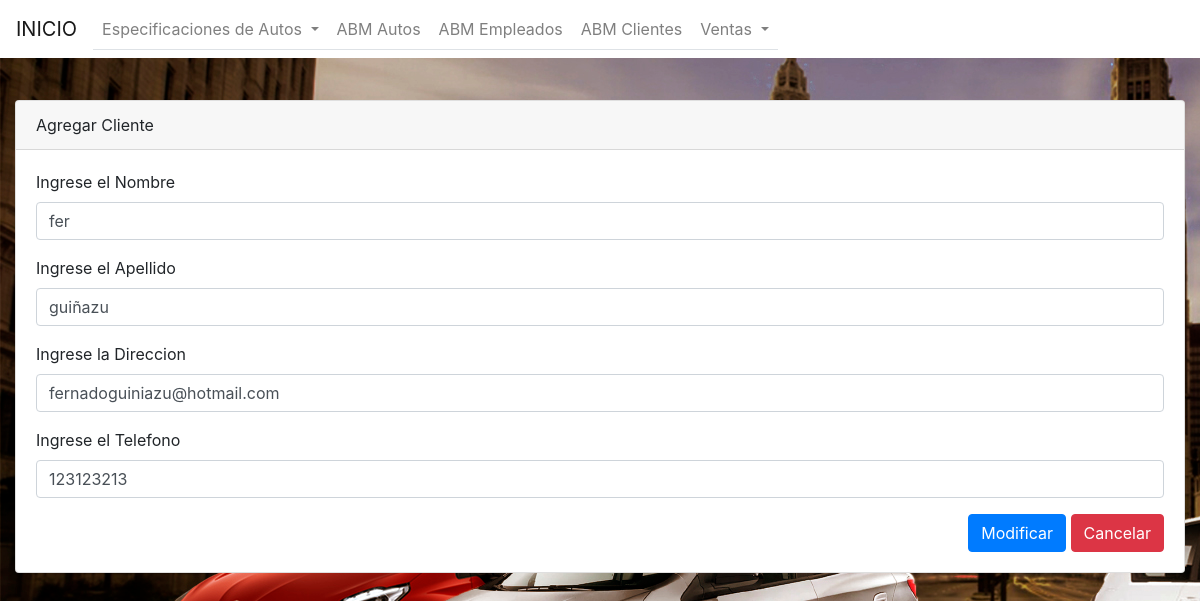
Screenshot of /cliente_alta_form_edit.php?id=7 with the database file from the repository.
### tables this page shows
CREATE TABLE `cliente` (
  `id` int(40) NOT NULL,
  `nombre` varchar(45) NOT NULL,
  `apellido` varchar(45) NOT NULL,
  `direccion` varchar(45) NOT NULL,
  `telefono` varchar(45) NOT NULL
);

### cliente_alta_form_edit.php (the view, shortened to what this page needs)
<!DOCTYPE html>
<html lang="en">
<head>
    <link rel="stylesheet" href="https://stackpath.bootstrapcdn.com/bootstrap/4.5.0/css/bootstrap.min.css">
    <nav class="navbar fixed-top navbar-expand-lg navbar-light bg-white">
        <a class="navbar-brand" href="index.php">INICIO</a>
        <div class="collapse navbar-collapse" id="navbarNav">
            <ul class="navbar-nav nav-tabs">
                <li class="nav-item dropdown">
                    <a class="nav-link dropdown-toggle" href="#" id="navbarDropdown" role="button" data-toggle="dropdown" aria-haspopup="true" aria-expanded="false">
                        Especificaciones de Autos
                    </a>
                </li>
                <li class="nav-item">
                    <a class="nav-link" href="autos_index.php">ABM Autos</a>
                </li>
                <li class="nav-item">
                    <a class="nav-link" href="empleado_index.php">ABM Empleados</a>
                </li>
                <li class="nav-item">
                    <a class="nav-link" href="cliente_index.php">ABM Clientes</a>
                </li>
                <li class="nav-item dropdown">
                    <a class="nav-link dropdown-toggle" href="#" id="navbarDropdown" role="button" data-toggle="dropdown" aria-haspopup="true" aria-expanded="false">
                        Ventas
                    </a>
                </li>
            </ul>
        </div>
    </nav>
</head>
<body style="background-image: url(background.jpg);">
    <div class="container-fluid" style="margin-top: 100px;">
        <div class="row justify-content-center">
            <div class="col">
                <div class="card">
                    <div class="card-header">
                        Agregar Cliente
                    </div>
                    <div class="card-body">
                        <?php
                        $conexion = mysqli_connect("localhost", "root", "", "concesionario") or
                            die("Problemas con la conexión hacia la db.");
                        if (isset($_GET['id'])) {
                            $id = $_GET['id'];
                            $consulta = "SELECT * FROM cliente WHERE id='$id'";
                            $ejecutar = mysqli_query($conexion, $consulta);
                            $reg = mysqli_fetch_array($ejecutar);
                            $nombre_cliente = $reg['nombre'];
                            $apellido_cliente = $reg['apellido'];
                            $direccion_cliente = $reg['direccion'];
                            $telefono_cliente = $reg['telefono'];
                        }
                        ?>
                        <form action="" method="post">
                            <div class="form-group">
                                <label for="exampleInputEmail1">Ingrese el Nombre</label>
                                <input type="text" class="form-control" name="nombre" value="<?php echo $nombre_cliente ?>" required>
                            </div>
                            <div class="form-group">
                                <label for="exampleInputEmail1">Ingrese el Apellido</label>
                                <input type="text" class="form-control" name="apellido" value="<?php echo $apellido_cliente ?>" required>
                            </div>
                            <div class="form-group">
                                <label for="exampleInputEmail1">Ingrese la Direccion</label>
                                <input type="text" class="form-control" name="direccion" value="<?php echo $direccion_cliente ?>" required>
                            </div>
                            <div class="form-group">
                                <label for="exampleInputEmail1">Ingrese el Telefono</label>
                                <input type="text" class="form-control" name="telefono" value="<?php echo $telefono_cliente ?>" required>
                            </div>
                            <div class="text-right">
                                <button type="submit" name="modificar" class="btn btn-primary">Modificar</button>
                                <a href="cliente_index.php"><button type="button" class="btn btn-danger">Cancelar</button></a>
                            </div>
                        </form>
                    </div>
                </div>
            </div>
        </div>
    </div>
</body>
</html>

### rows the page displays
cliente: nombre "fer", apellido "guiñazu", direccion "fernadoguiniazu@hotmail.com", telefono "123123213"
